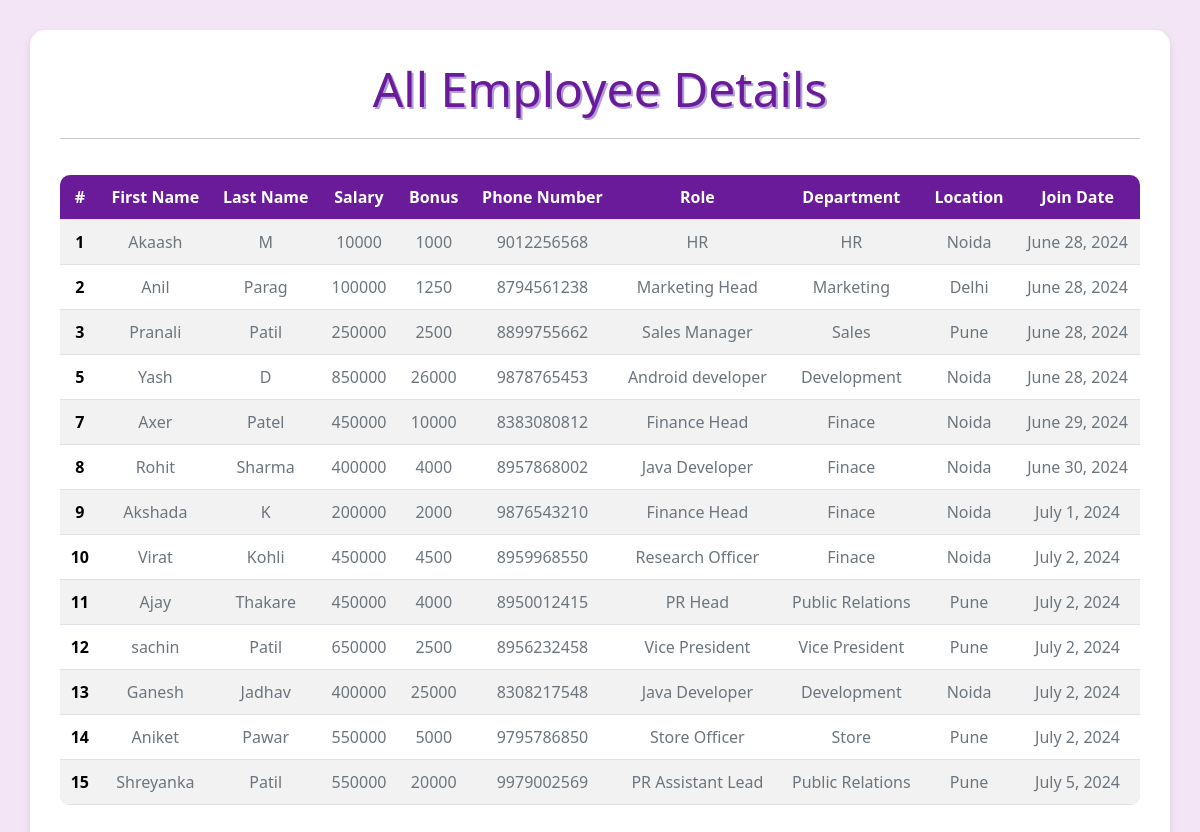
The app's page /all_emp with its own data.
### emp_app/models.py (models this page shows, shortened)
class Employee(models.Model):
    first_name= models.CharField(max_length=100, null=False)
    last_name= models.CharField(max_length=100)
    dept= models.ForeignKey(Department, on_delete=models.CASCADE)
    salary= models.IntegerField(default=0)
    bonus= models.IntegerField(default=0)
    role= models.ForeignKey(Role, on_delete=models.CASCADE)
    phone= models.IntegerField(default=0)
    join_date= models.DateField()
    def __str__(self):
        return "%s %s %s" %(self.first_name, self.last_name, self.phone)

class Role(models.Model):
    name= models.CharField(max_length=100, null=False)

class Department(models.Model):
    name= models.CharField(max_length=100, null=False)
    location= models.CharField(max_length=100)

### emp_app/views.py (the view)
# urls.py: path("all_emp",views.all_emp, name="all_emp"),
def all_emp (request):
    emps= Employee.objects.all()
    context={
        "emps" : emps
    }
    print(context)
    return render(request, "view_all_emp.html", context)

### emp_app/Templates/view_all_emp.html (shortened to what this page needs)
<!doctype html>
<html lang="en">
<head>
  <link href="https://cdn.jsdelivr.net/npm/bootstrap@5.3.3/dist/css/bootstrap.min.css" rel="stylesheet">
</head>
<body>
  <div class="container">
    <h1>All Employee Details</h1>
    <hr>
    <div class="table-container">
      <table class="table table-striped table-hover">
        <thead>
          <tr>
            <th scope="col">#</th>
            <th scope="col">First Name</th>
            <th scope="col">Last Name</th>
            <th scope="col">Salary</th>
            <th scope="col">Bonus</th>
            <th scope="col">Phone Number</th>
            <th scope="col">Role</th>
            <th scope="col">Department</th>
            <th scope="col">Location</th>
            <th scope="col">Join Date</th>
          </tr>
        </thead>
        <tbody>
          {% for emp in emps %}
          <tr>
            <th scope="row">{{ emp.id }}</th>
            <td>{{ emp.first_name }}</td>
            <td>{{ emp.last_name }}</td>
            <td>{{ emp.salary }}</td>
            <td>{{ emp.bonus }}</td>
            <td>{{ emp.phone }}</td>
            <td>{{ emp.role.name }}</td>
            <td>{{ emp.dept.name }}</td>
            <td>{{ emp.dept.location }}</td>
            <td>{{ emp.join_date }}</td>
          </tr>
          {% endfor %}
        </tbody>
      </table>
    </div>
  </div>
</body>
</html>

### emp_app/Templates/view_all_emp.html (style rules this page uses)
body { background-color: #f3e5f5 !important; font-family: 'Segoe UI', Tahoma, Geneva, Verdana, sans-serif; animation: fadeIn 1s ease-in-out; }
.container { margin-top: 30px !important; background-color: #ffffff !important; box-shadow: 0 4px 8px rgba(0, 0, 0, 0.1) !important; padding: 30px !important; border-radius: 15px !important; animation: slideIn 0.5s ease-in-out; }
h1 { text-align: center !important; margin-bottom: 20px !important; color: #6a1b9a !important; font-size: 3rem; text-shadow: 2px 2px #b39ddb; animation: fadeInDown 1s ease-in-out; }
.table-container { display: flex !important; justify-content: center !important; }
table { margin-top: 20px !important; width: 100% !important; max-width: 1200px !important; border-collapse: separate; border-spacing: 0; overflow: hidden; border-radius: 10px; }
thead th { background-color: #6a1b9a !important; color: #ffffff !important; text-align: center; padding: 10px; position: sticky; top: 0; z-index: 1; }
tbody tr:nth-child(odd) { background-color: #d1c4e9 !important; }
tbody tr:nth-child(even) { background-color: #6a1b9a !important; color: #ffffff !important; }
.table th, .table td { vertical-align: middle !important; text-align: center; padding: 10px; }
.table td { color: #6c757d !important; }

### records on screen
Employee: id "1", first_name "Akaash", last_name "M", salary "10000", bonus "1000", phone "9012256568", role.name "HR", dept.name "HR", dept.location "Noida", join_date "June 28, 2024"
Employee: id "2", first_name "Anil", last_name "Parag", salary "100000", bonus "1250", phone "8794561238", role.name "Marketing Head", dept.name "Marketing", dept.location "Delhi", join_date "June 28, 2024"
Employee: id "3", first_name "Pranali", last_name "Patil", salary "250000", bonus "2500", phone "8899755662", role.name "Sales Manager", dept.name "Sales", dept.location "Pune", join_date "June 28, 2024"
Employee: id "5", first_name "Yash", last_name "D", salary "850000", bonus "26000", phone "9878765453", role.name "Android developer", dept.name "Development", dept.location "Noida", join_date "June 28, 2024"
Employee: id "7", first_name "Axer", last_name "Patel", salary "450000", bonus "10000", phone "8383080812", role.name "Finance Head", dept.name "Finace", dept.location "Noida", join_date "June 29, 2024"
Employee: id "8", first_name "Rohit", last_name "Sharma", salary "400000", bonus "4000", phone "8957868002", role.name "Java Developer", dept.name "Finace", dept.location "Noida", join_date "June 30, 2024"
Employee: id "9", first_name "Akshada", last_name "K", salary "200000", bonus "2000", phone "9876543210", role.name "Finance Head", dept.name "Finace", dept.location "Noida", join_date "July 1, 2024"
Employee: id "10", first_name "Virat", last_name "Kohli", salary "450000", bonus "4500", phone "8959968550", role.name "Research Officer", dept.name "Finace", dept.location "Noida", join_date "July 2, 2024"
Employee: id "11", first_name "Ajay", last_name "Thakare", salary "450000", bonus "4000", phone "8950012415", role.name "PR Head", dept.name "Public Relations", dept.location "Pune", join_date "July 2, 2024"
Employee: id "12", first_name "sachin", last_name "Patil", salary "650000", bonus "2500", phone "8956232458", role.name "Vice President", dept.name "Vice President", dept.location "Pune", join_date "July 2, 2024"
Employee: id "13", first_name "Ganesh", last_name "Jadhav", salary "400000", bonus "25000", phone "8308217548", role.name "Java Developer", dept.name "Development", dept.location "Noida", join_date "July 2, 2024"
Employee: id "14", first_name "Aniket", last_name "Pawar", salary "550000", bonus "5000", phone "9795786850", role.name "Store Officer", dept.name "Store", dept.location "Pune", join_date "July 2, 2024"
Employee: id "15", first_name "Shreyanka", last_name "Patil", salary "550000", bonus "20000", phone "9979002569", role.name "PR Assistant Lead", dept.name "Public Relations", dept.location "Pune", join_date "July 5, 2024"
